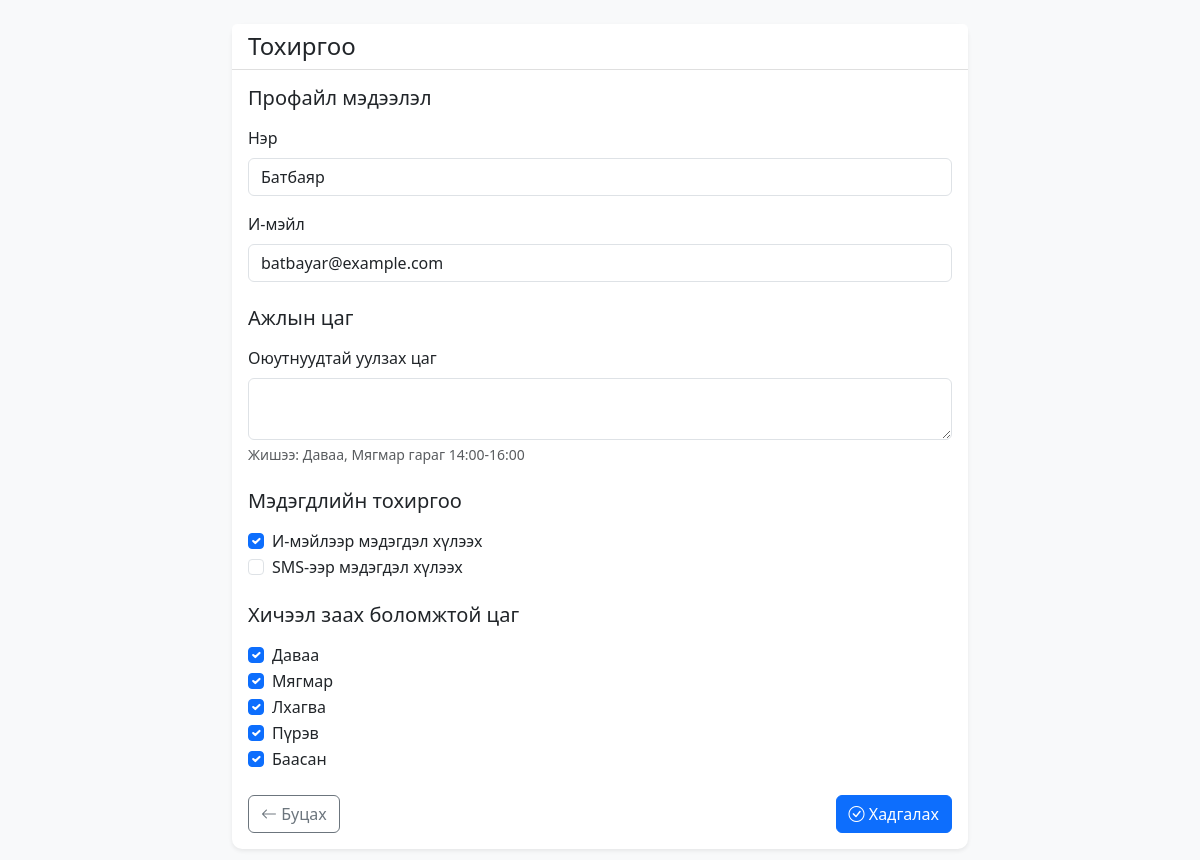
Page /dashboard/settings.php (signed in) on the earlier database version.
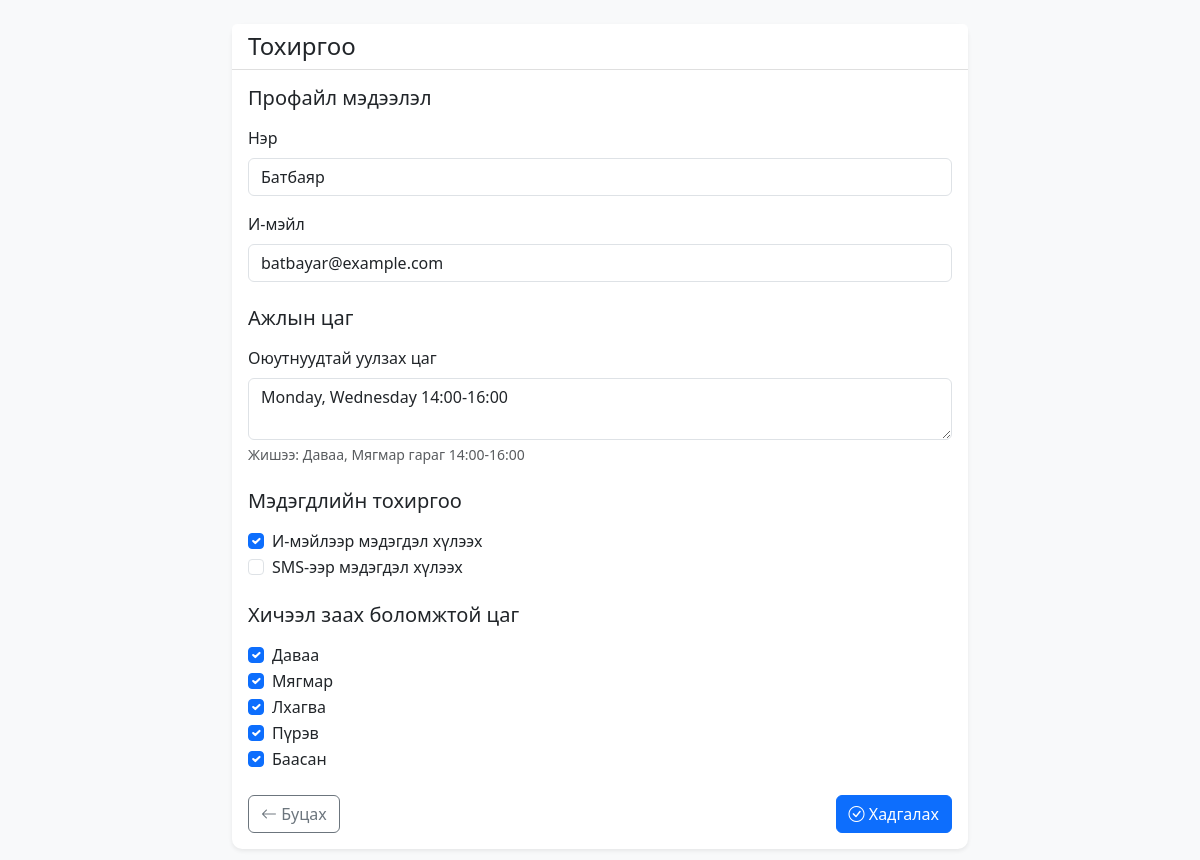
Same page on the later database version.
### tables this page shows
CREATE TABLE IF NOT EXISTS users (
    id INT AUTO_INCREMENT PRIMARY KEY,
    name VARCHAR(255) NOT NULL,
    email VARCHAR(255) NOT NULL UNIQUE,
    password VARCHAR(255) NOT NULL,
    role ENUM('admin', 'teacher', 'student') NOT NULL,
    created_at TIMESTAMP DEFAULT CURRENT_TIMESTAMP
);

CREATE TABLE IF NOT EXISTS teacher_settings (
    user_id INT PRIMARY KEY,
    office_hours TEXT,
    notification_preferences JSON,
    availability JSON,
    created_at TIMESTAMP DEFAULT CURRENT_TIMESTAMP,
    updated_at TIMESTAMP DEFAULT CURRENT_TIMESTAMP ON UPDATE CURRENT_TIMESTAMP,
    FOREIGN KEY (user_id) REFERENCES users(id) ON DELETE CASCADE
);

### dashboard/settings.php (the view, shortened to what this page needs)
<?php
require_once '../db.php';
$stmt = $conn->prepare("
    SELECT u.*, ts.office_hours, ts.notification_preferences, ts.availability
    FROM users u
    LEFT JOIN teacher_settings ts ON u.id = ts.user_id
    WHERE u.id = ?
");
$stmt->bind_param("i", $_SESSION['user_id']);
$stmt->execute();
$profile = $stmt->get_result()->fetch_assoc();
$notifications = json_decode($profile['notification_preferences'] ?? '{"email":true,"sms":false}', true);
$availability = json_decode($profile['availability'] ?? '{"monday":true,"tuesday":true,"wednesday":true,"thursday":true,"friday":true}', true);
?>
<!DOCTYPE html>
<html lang="mn">
<head>
    <link href="https://cdn.jsdelivr.net/npm/bootstrap@5.3.0/dist/css/bootstrap.min.css" rel="stylesheet">
    <link rel="stylesheet" href="https://cdn.jsdelivr.net/npm/bootstrap-icons@1.7.2/font/bootstrap-icons.css">
    <link rel="stylesheet" href="../css/style.css">
</head>
<body class="bg-light">
    <div class="container py-4">
        <div class="row justify-content-center">
            <div class="col-md-8">
                <div class="card shadow-sm">
                    <div class="card-header bg-white">
                        <h4 class="mb-0">Тохиргоо</h4>
                    </div>
                    <div class="card-body">
                        <form method="POST" action="">
                            <h5 class="mb-3">Профайл мэдээлэл</h5>
                            <div class="mb-3">
                                <label for="name" class="form-label">Нэр</label>
                                <input type="text" class="form-control" id="name" name="name"
                                       value="<?php echo htmlspecialchars($profile['name']); ?>" required>
                            </div>
                            <div class="mb-3">
                                <label for="email" class="form-label">И-мэйл</label>
                                <input type="email" class="form-control" id="email" name="email"
                                       value="<?php echo htmlspecialchars($profile['email']); ?>" required>
                            </div>
                            <h5 class="mb-3 mt-4">Ажлын цаг</h5>
                            <div class="mb-3">
                                <label for="office_hours" class="form-label">Оюутнуудтай уулзах цаг</label>
                                <textarea class="form-control" id="office_hours" name="office_hours" rows="2"><?php echo htmlspecialchars($profile['office_hours'] ?? ''); ?></textarea>
                                <div class="form-text">Жишээ: Даваа, Мягмар гараг 14:00-16:00</div>
                            </div>
                            <h5 class="mb-3 mt-4">Мэдэгдлийн тохиргоо</h5>
                            <div class="mb-3">
                                <div class="form-check">
                                    <input type="checkbox" class="form-check-input" id="notify_email" name="notify_email"
                                           <?php echo ($notifications['email'] ?? false) ? 'checked' : ''; ?>>
                                    <label class="form-check-label" for="notify_email">И-мэйлээр мэдэгдэл хүлээх</label>
                                </div>
                                <div class="form-check">
                                    <input type="checkbox" class="form-check-input" id="notify_sms" name="notify_sms"
                                           <?php echo ($notifications['sms'] ?? false) ? 'checked' : ''; ?>>
                                    <label class="form-check-label" for="notify_sms">SMS-ээр мэдэгдэл хүлээх</label>
                                </div>
                            </div>
                            <h5 class="mb-3 mt-4">Хичээл заах боломжтой цаг</h5>
                            <div class="mb-3">
                                <div class="form-check">
                                    <input type="checkbox" class="form-check-input" id="available_monday" name="available_monday"
                                           <?php echo ($availability['monday'] ?? false) ? 'checked' : ''; ?>>
                                    <label class="form-check-label" for="available_monday">Даваа</label>
                                </div>
                                <div class="form-check">
                                    <input type="checkbox" class="form-check-input" id="available_tuesday" name="available_tuesday"
                                           <?php echo ($availability['tuesday'] ?? false) ? 'checked' : ''; ?>>
                                    <label class="form-check-label" for="available_tuesday">Мягмар</label>
                                </div>
                                <div class="form-check">
                                    <input type="checkbox" class="form-check-input" id="available_wednesday" name="available_wednesday"
                                           <?php echo ($availability['wednesday'] ?? false) ? 'checked' : ''; ?>>
                                    <label class="form-check-label" for="available_wednesday">Лхагва</label>
                                </div>
                                <div class="form-check">
                                    <input type="checkbox" class="form-check-input" id="available_thursday" name="available_thursday"
                                           <?php echo ($availability['thursday'] ?? false) ? 'checked' : ''; ?>>
                                    <label class="form-check-label" for="available_thursday">Пүрэв</label>
                                </div>
                                <div class="form-check">
                                    <input type="checkbox" class="form-check-input" id="available_friday" name="available_friday"
                                           <?php echo ($availability['friday'] ?? false) ? 'checked' : ''; ?>>
                                    <label class="form-check-label" for="available_friday">Баасан</label>
                                </div>
                            </div>
                            <div class="d-flex justify-content-between mt-4">
                                <a href="teacher.php" class="btn btn-outline-secondary">
                                    <i class="bi bi-arrow-left"></i> Буцах
                                </a>
                                <button type="submit" class="btn btn-primary">
                                    <i class="bi bi-check-circle"></i> Хадгалах
                                </button>
                            </div>
                        </form>
                    </div>
                </div>
            </div>
        </div>
    </div>
</body>
</html>

### css/style.css (style rules this page uses)
body { min-height: 100vh; display: flex; flex-direction: column; }
.card { border: none; border-radius: 10px; }
.card-header { border-bottom: 1px solid rgba(0,0,0,.125); background-color: #fff; }
.btn-primary { background-color: #0d6efd; border-color: #0d6efd; }

Differences in the rows shown:
no longer on this page (row unchanged): users: name "Батбаяр", email "batbayar@example.com"
added teacher_settings: name "Батбаяр", email "batbayar@example.com", office_hours "Monday, Wednesday 14:00-16:00", notification_preferences "☑", availability "☑"
Other differences:
form field notify_email: "☑" → (not shown)
form field notify_sms: "☐" → (not shown)
form field available_monday: "☑" → (not shown)
form field available_tuesday: "☑" → (not shown)
form field available_wednesday: "☑" → (not shown)
form field available_thursday: "☑" → (not shown)
form field available_friday: "☑" → (not shown)
